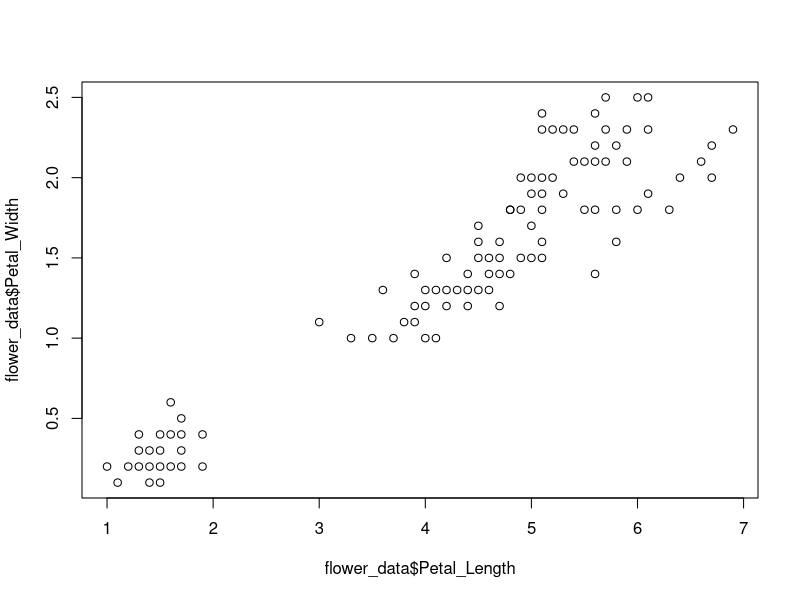

Source code (R): (Note: this script raises an error after producing the figure.)
## 1 Plotting
#
# Here we will load in some data and plot it
# 

# load data from csv file
flower_data <- read.csv('data/flower_dataset.csv')

# column names
print(names(flower_data))

# number of rows
print(paste("Number of datapoints: ", nrow(flower_data)))

# first few examples
print(head(flower_data))

# plot the first two dimensions (ie columns)
plot(flower_data$Petal_Length, flower_data$Petal_Width)

# plot the Species type in color
# pch is the format of the plotted points - here filled circles
# asp is used to make sure that the axis are in the same units
# col sets the colours based on the Species type
plot(flower_data$Petal_Length, flower_data$Petal_Width, col=flower_data$Species, pch=16, asp=1)

# add legend 
legend(x='topleft', legend=levels(flower_data$Species), col=c(1, 2, 3), pch=16)
